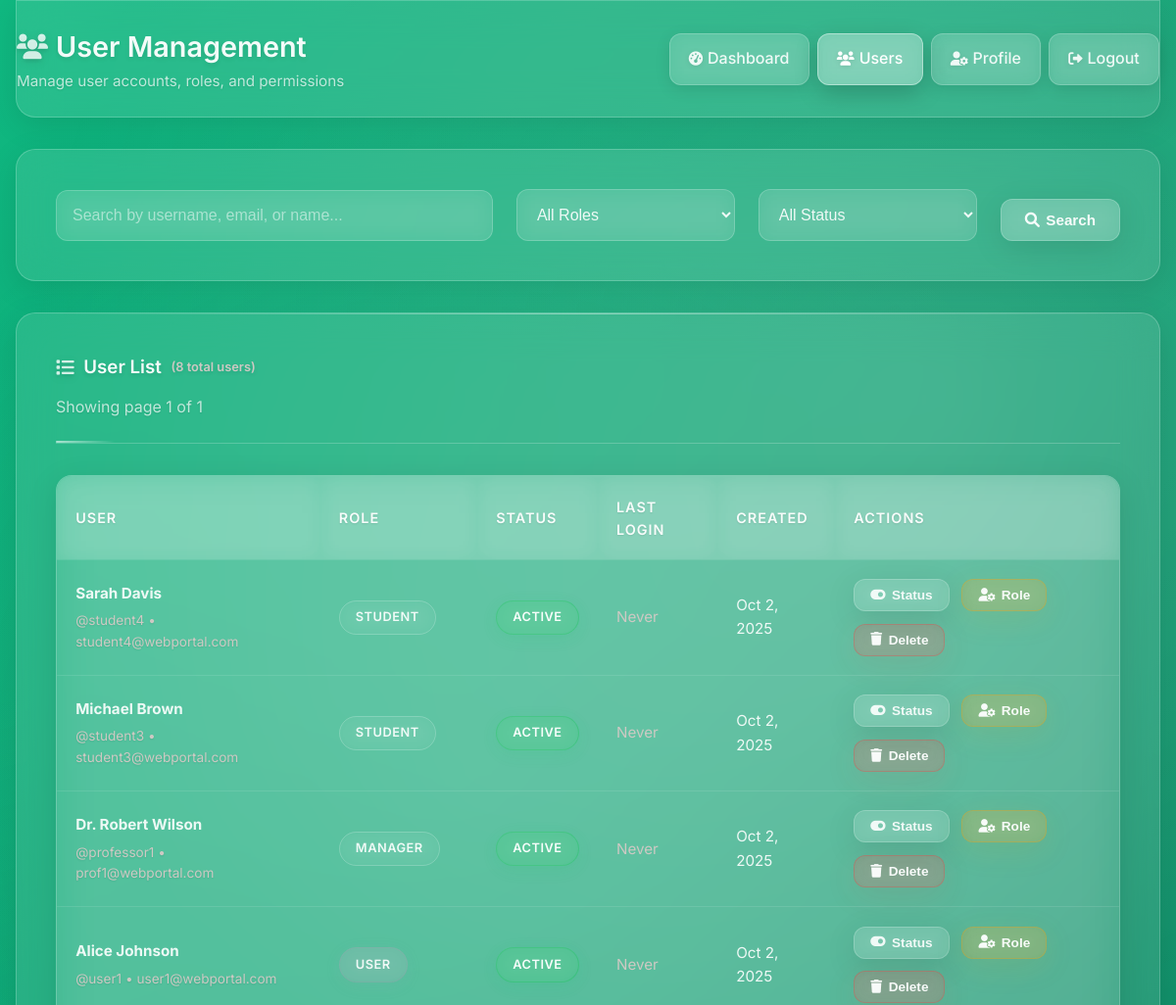
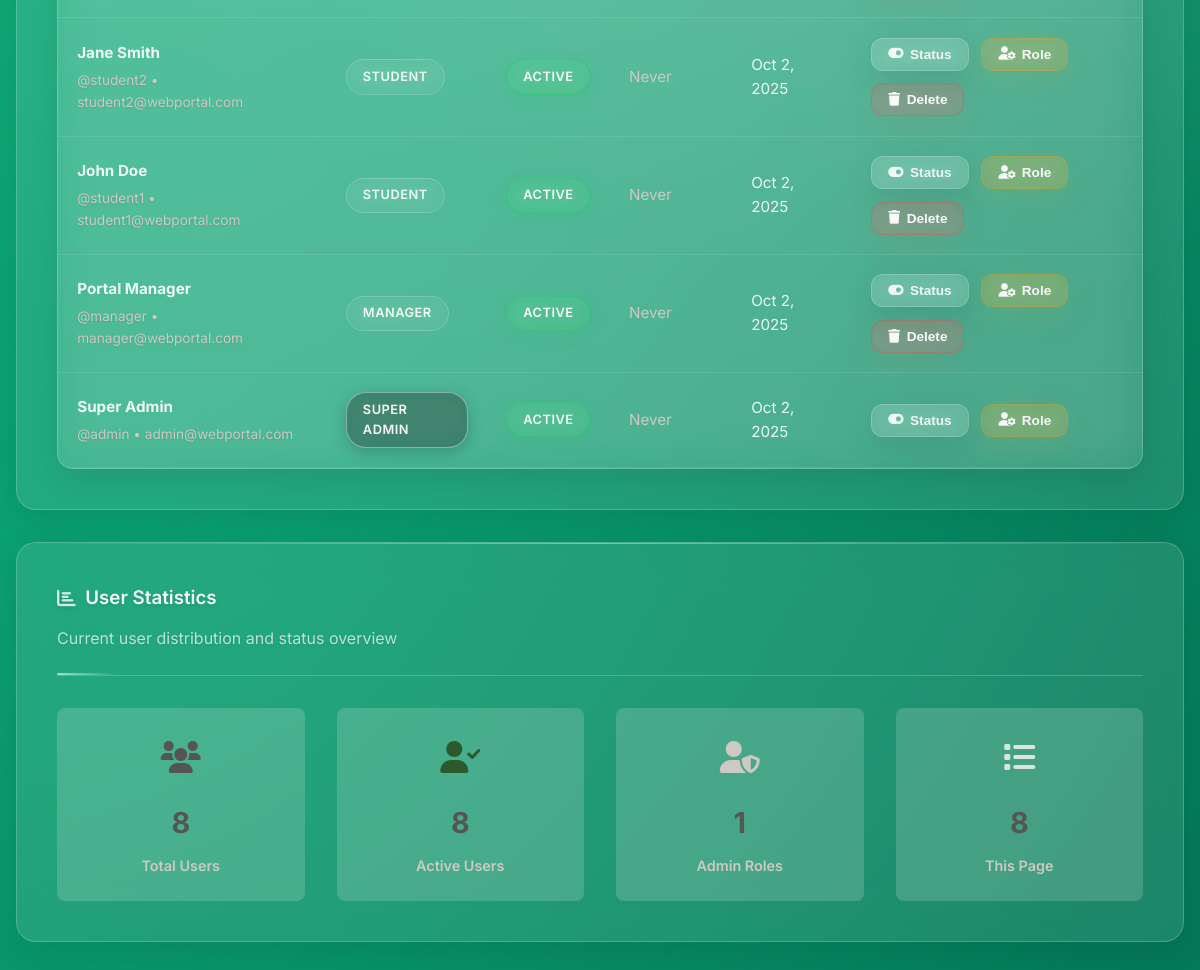
/prac14/users.php (signed in), run on the app's committed database (2 pictures, top to bottom).
### tables this page shows
CREATE TABLE `users` (
  `id` int(11) NOT NULL AUTO_INCREMENT,
  `username` varchar(50) NOT NULL,
  `email` varchar(100) NOT NULL,
  `password_hash` varchar(255) NOT NULL,
  `first_name` varchar(50) NOT NULL,
  `last_name` varchar(50) NOT NULL,
  `role` enum('super_admin','admin','manager','user','student') DEFAULT 'user',
  `status` enum('active','inactive','suspended','pending') DEFAULT 'active',
  `avatar` varchar(255) DEFAULT NULL,
  `phone` varchar(20) DEFAULT NULL,
  `address` text DEFAULT NULL,
  `date_of_birth` date DEFAULT NULL,
  `created_at` timestamp NOT NULL DEFAULT current_timestamp(),
  `updated_at` timestamp NOT NULL DEFAULT current_timestamp() ON UPDATE current_timestamp(),
  `last_login` timestamp NULL DEFAULT NULL,
  `login_attempts` int(11) DEFAULT 0,
  `locked_until` timestamp NULL DEFAULT NULL,
  `remember_token` varchar(255) DEFAULT NULL,
  `email_verified` tinyint(1) DEFAULT 0,
  `verification_token` varchar(255) DEFAULT NULL,
  PRIMARY KEY (`id`),
  UNIQUE KEY `username` (`username`),
  UNIQUE KEY `email` (`email`)
);

### prac14/users.php (the view, shortened to what the rows shown need)
<!DOCTYPE html>
<html lang="en">
<head>
    <link rel="stylesheet" href="css/style.css">
    <link href="https://cdnjs.cloudflare.com/ajax/libs/font-awesome/6.0.0/css/all.min.css" rel="stylesheet">
</head>
<body>
    <?php
    require_once 'config.php';
    $userAuth->requireAdmin();
    $currentUser = $userAuth->getCurrentUser();
    $page = max(1, (int)($_GET['page'] ?? 1));
    $search = SecurityUtil::sanitizeInput($_GET['search'] ?? '', 'string');
    $roleFilter = SecurityUtil::sanitizeInput($_GET['role'] ?? '', 'string');
    $statusFilter = SecurityUtil::sanitizeInput($_GET['status'] ?? '', 'string');
    $limit = 10;
    $usersData = $adminManager->getAllUsers($page, $limit, $search, $roleFilter, $statusFilter);
    ?>
    <div class="container">
        <header class="header fade-in">
            <div class="header-content">
                <div>
                    <h1><i class="fas fa-users"></i> User Management</h1>
                </div>
            </div>
        </header>
        <div class="card fade-in">
            <div class="table-container">
                <table>
                    <thead>
                        <tr>
                            <th>User</th>
                            <th>Role</th>
                            <th>Status</th>
                            <th>Last Login</th>
                            <th>Created</th>
                            <th>Actions</th>
                        </tr>
                    </thead>
                    <tbody>
                        <?php foreach ($usersData['users'] as $user): ?>
                            <tr data-user-id="<?php echo $user['id']; ?>">
                                <td>
                                    <div>
                                        <strong><?php echo htmlspecialchars($user['first_name'] . ' ' . $user['last_name']); ?></strong><br>
                                        <small style="color: #CDC9C3;">
                                            @<?php echo htmlspecialchars($user['username']); ?> • <?php echo htmlspecialchars($user['email']); ?>
                                        </small>
                                    </div>
                                </td>
                                <td>
                                    <span class="role-badge role-<?php echo $user['role']; ?>">
                                        <?php echo ucfirst(str_replace('_', ' ', $user['role'])); ?>
                                    </span>
                                </td>
                                <td>
                                    <span class="status-badge status-<?php echo $user['status']; ?>">
                                        <?php echo ucfirst($user['status']); ?>
                                    </span>
                                </td>
                                <td>
                                    <?php if ($user['last_login']): ?>
                                        <?php echo date('M j, Y g:i A', strtotime($user['last_login'])); ?>
                                    <?php else: ?>
                                        <span style="color: #CDC9C3;">Never</span>
                                    <?php endif; ?>
                                </td>
                                <td><?php echo date('M j, Y', strtotime($user['created_at'])); ?></td>
                                <td>
                                    <div class="action-buttons">
                                        <div class="dropdown" style="position: relative; display: inline-block;">
                                            <button class="btn btn-sm btn-secondary dropdown-btn" onclick="toggleDropdown(this)">
                                                <i class="fas fa-toggle-on"></i> Status
                                            </button>
                                        </div>
                                        <?php if ($userAuth->hasRole('super_admin')): ?>
                                            <div class="dropdown" style="position: relative; display: inline-block;">
                                                <button class="btn btn-sm btn-warning dropdown-btn" onclick="toggleDropdown(this)">
                                                    <i class="fas fa-user-cog"></i> Role
                                                </button>
                                            </div>
                                        <?php endif; ?>
                                        <?php if ($user['id'] != $currentUser['id']): ?>
                                            <button class="btn btn-sm btn-danger" onclick="deleteUser(<?php echo $user['id']; ?>, '<?php echo htmlspecialchars($user['username']); ?>')">
                                                <i class="fas fa-trash"></i> Delete
                                            </button>
                                        <?php endif; ?>
                                    </div>
                                </td>
                            </tr>
                        <?php endforeach; ?>
                    </tbody>
                </table>
            </div>
        </div>
    </div>
</body>
</html>

### data on the page
users: first_name+last_name "Sarah Davis", username "student4", email "student4@webportal.com", role "STUDENT", status "ACTIVE", shows "Never", created_at "Oct 2, 2025"
users: first_name+last_name "Michael Brown", username "student3", email "student3@webportal.com", role "STUDENT", status "ACTIVE", shows "Never", created_at "Oct 2, 2025"
users: first_name+last_name "Dr. Robert Wilson", username "professor1", email "prof1@webportal.com", role "MANAGER", status "ACTIVE", shows "Never", created_at "Oct 2, 2025"
users: first_name+last_name "Alice Johnson", username "user1", email "user1@webportal.com", role "USER", status "ACTIVE", shows "Never", created_at "Oct 2, 2025"
users: first_name+last_name "Jane Smith", username "student2", email "student2@webportal.com", role "STUDENT", status "ACTIVE", shows "Never", created_at "Oct 2, 2025"
users: first_name+last_name "John Doe", username "student1", email "student1@webportal.com", role "STUDENT", status "ACTIVE", shows "Never", created_at "Oct 2, 2025"
users: first_name+last_name "Portal Manager", username "manager", email "manager@webportal.com", role "MANAGER", status "ACTIVE", shows "Never", created_at "Oct 2, 2025"
users: first_name+last_name "Super Admin", username "admin", email "admin@webportal.com", role "SUPER ADMIN", status "ACTIVE", shows "Never", created_at "Oct 2, 2025"

### other printed values
$usersData['total'] "8"
$page "1"
$usersData['pages'] "1"
$stat['value'] "8"
$stat['label'] "Total Users"
$stat['label'] "Active Users"
$stat['value'] "1"
$stat['label'] "Admin Roles"
$stat['label'] "This Page"
